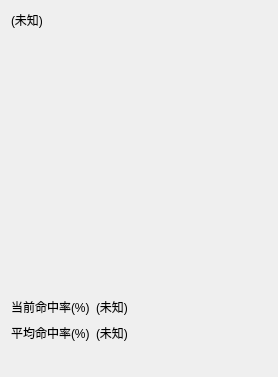
<?xml version="1.0" encoding="UTF-8"?>
<ui version="4.0">
 <class>hit_ratio_RTV</class>
 <widget class="QWidget" name="hit_ratio_RTV">
  <property name="geometry">
   <rect>
    <x>0</x>
    <y>0</y>
    <width>274</width>
    <height>377</height>
   </rect>
  </property>
  <property name="windowTitle">
   <string>Form</string>
  </property>
  <layout class="QGridLayout" name="gridLayout">
   <item row="4" column="0" colspan="3">
    <spacer name="verticalSpacer">
     <property name="orientation">
      <enum>Qt::Vertical</enum>
     </property>
     <property name="sizeHint" stdset="0">
      <size>
       <width>20</width>
       <height>40</height>
      </size>
     </property>
    </spacer>
   </item>
   <item row="3" column="0">
    <widget class="QLabel" name="label">
     <property name="text">
      <string>平均命中率(%)</string>
     </property>
    </widget>
   </item>
   <item row="0" column="0">
    <widget class="QLabel" name="title">
     <property name="text">
      <string>(未知)</string>
     </property>
    </widget>
   </item>
   <item row="3" column="2">
    <spacer name="horizontalSpacer">
     <property name="orientation">
      <enum>Qt::Horizontal</enum>
     </property>
     <property name="sizeHint" stdset="0">
      <size>
       <width>145</width>
       <height>20</height>
      </size>
     </property>
    </spacer>
   </item>
   <item row="3" column="1">
    <widget class="QLabel" name="avg_ratio">
     <property name="text">
      <string>(未知)</string>
     </property>
    </widget>
   </item>
   <item row="1" column="0" colspan="3">
    <widget class="PolyLineCanvas" name="canvas" native="true">
     <property name="minimumSize">
      <size>
       <width>256</width>
       <height>256</height>
      </size>
     </property>
    </widget>
   </item>
   <item row="2" column="2">
    <spacer name="horizontalSpacer_2">
     <property name="orientation">
      <enum>Qt::Horizontal</enum>
     </property>
     <property name="sizeHint" stdset="0">
      <size>
       <width>40</width>
       <height>20</height>
      </size>
     </property>
    </spacer>
   </item>
   <item row="2" column="0">
    <widget class="QLabel" name="label_2">
     <property name="text">
      <string>当前命中率(%)</string>
     </property>
    </widget>
   </item>
   <item row="2" column="1">
    <widget class="QLabel" name="cur_ratio">
     <property name="text">
      <string>(未知)</string>
     </property>
    </widget>
   </item>
  </layout>
 </widget>
 <customwidgets>
  <customwidget>
   <class>PolyLineCanvas</class>
   <extends>QWidget</extends>
   <header>visualizer</header>
   <container>1</container>
  </customwidget>
 </customwidgets>
 <resources/>
 <connections/>
</ui>
